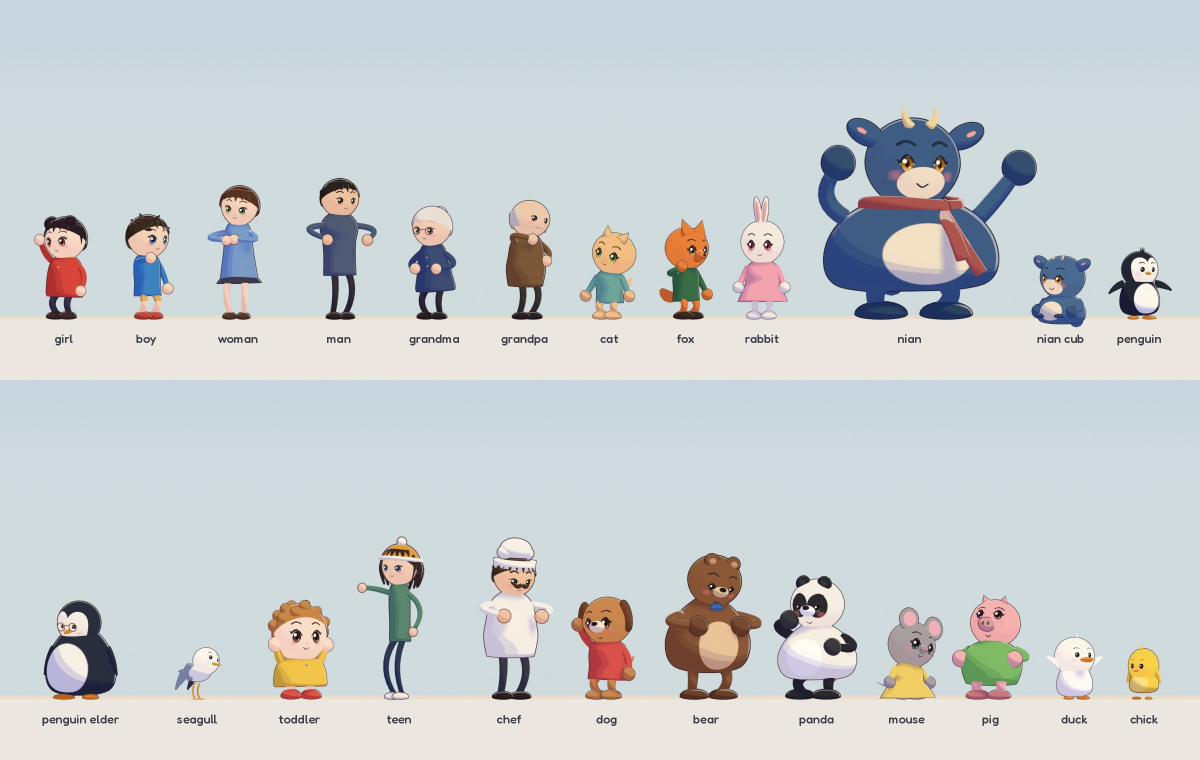
#> input picture assets/_shared/images/characters.jpg, 2400 x 1520 px (shown at 1/2 size)
$ python -i contact_sheet.py   (imports and definitions only)
#> lines starting #> are read from the running program, lines starting #| are printed output that depends on the picture
### src/common/settings.py
"""
settings.py - project settings for SilverGrass (pure standard library; Python 3.11+ incl. Blender's Python).

Precedence (later wins):
    DEFAULTS  <  [tool.silvergrass] in pyproject.toml  <  silvergrass.local.toml (optional, git-ignored)
    <  environment (SILVERGRASS_<SECTION>_<KEY>)

Usage:
    import settings
    settings.get("render", "slots")          # -> 2
    settings.tool("ffmpeg")                  # -> absolute path or the bare name (let the OS resolve it)
    settings.font("calligraphy")             # -> absolute path of a matching font file, or "" if none found
"""
import glob
import os
import shutil
import sys

try:
    import tomllib
except ModuleNotFoundError:          # Python < 3.11
    tomllib = None

ROOT = os.environ.get("SILVERGRASS_ROOT") or os.path.abspath(os.path.join(os.path.dirname(__file__), "..", ".."))

DEFAULTS = {
    "paths": {"out_dir": "out", "final_video": "assets/film/芒原决战_Final.mp4", "lock_dir": ""},
    "tools": {"blender": "", "ffmpeg": "", "ffprobe": "", "python": ""},
    "fonts": {"calligraphy": "", "weibei": "", "kaiti": "", "song": "", "ui": "", "mono": ""},
    "render": {"width": 1920, "height": 816, "preview_scale": 0.3333, "samples_final": 16, "samples_preview": 8,
               "motion_blur": True, "mb_shutter": 0.5, "mb_steps": 1, "mb_steps_sparks": 2, "mb_max_px": 40,
               "filter_size": 1.5, "shadow_pool_mb": 1024, "volumetric_tile": 8, "volumetric_samples": 64,
               "png_depth": "8", "png_compression": 15,
               "grass_density_final": 1.0, "grass_density_preview": 0.25, "grass_density_layout": 0.12,
               "slots": 2, "lock": True, "min_free_mem_gb": 4.5, "expected_seconds_per_frame": 12.0, "retries": 2,
               "watchdog_factor": 3.0, "watchdog_grace_s": 120.0, "progress_interval_s": 30.0,
               "tmp_max_age_s": 600.0},
    "video": {"delivery_width": 1920, "delivery_height": 1080, "codec": "libx264", "crf": 16, "preset": "slow",
              "pix_fmt": "yuv420p", "audio_bitrate": "320k", "preview_width": 960, "preview_height": 540,
              "preview_crf": 23, "preview_preset": "veryfast", "preview_audio_bitrate": "192k",
              "review_crf": 20, "review_audio_bitrate": "128k"},
    "audio": {"sample_rate": 48000, "target_lufs": -14.0, "true_peak_db": -1.0, "loudness_tolerance_lu": 1.0,
              "aac_pre_limiter_db": -2.5},
    "post": {"title_jobs": 0, "titles_lock_timeout_s": 900.0},
    "dev": {"demo_raise": False},
}

# conventional aliases that are honoured in addition to SILVERGRASS_<SECTION>_<KEY>
ENV_ALIASES = {("tools", "blender"): "BLENDER_BIN", ("tools", "ffmpeg"): "FFMPEG", ("tools", "ffprobe"): "FFPROBE"}


# [8 lines left out: function _coerce, not called in this run]


def _load_toml(path):
    if tomllib is None or not os.path.isfile(path):
        return {}
    with open(path, "rb") as fh:
        return tomllib.load(fh)


def _merge(base, extra):
    for sec, vals in (extra or {}).items():
        if isinstance(vals, dict):
            base.setdefault(sec, {}).update(vals)
    return base


def load(root=ROOT):
    data = {sec: dict(vals) for sec, vals in DEFAULTS.items()}
    _merge(data, _load_toml(os.path.join(root, "pyproject.toml")).get("tool", {}).get("silvergrass", {}))
    _merge(data, _load_toml(os.path.join(root, "silvergrass.local.toml")))
    for sec, vals in data.items():
        for key, val in list(vals.items()):
            env = os.environ.get(f"SILVERGRASS_{sec}_{key}".upper())
            if env is None and (sec, key) in ENV_ALIASES:
                env = os.environ.get(ENV_ALIASES[(sec, key)])
            if env is not None and env != "":
                vals[key] = _coerce(env, DEFAULTS.get(sec, {}).get(key, val))
    return data


SETTINGS = load()


def get(section, key, default=None):
    return SETTINGS.get(section, {}).get(key, default)


def path(section, key):
    """A settings path resolved against the repository root."""
    p = os.path.expanduser(str(get(section, key, "")))
    return p if (not p or os.path.isabs(p)) else os.path.join(ROOT, p)


# ------------------------------------------------------------------------------------------------ tools
_BLENDER_CANDIDATES = {
    "darwin": ["/Applications/Blender.app/Contents/MacOS/Blender",
               os.path.expanduser("~/Applications/Blender.app/Contents/MacOS/Blender")],
    "win32": sorted(glob.glob(r"C:\Program Files\Blender Foundation\Blender*\blender.exe"), reverse=True),
    "linux": ["/usr/bin/blender", "/snap/bin/blender", "/opt/blender/blender"],
}


def tool(name):
    """Absolute path of an external tool: settings/env override, then PATH, then standard install locations.
    Falls back to the bare name so a missing tool fails with a clear 'not found' at call time."""
#> called with name = 'blender'
    explicit = get("tools", name, "")
    if explicit:
        return os.path.expanduser(explicit)
    if name == "python":            # the project's interpreter (numpy/scipy/matplotlib), also when called from Blender
        for cand in (os.path.join(ROOT, ".venv", "Scripts", "python.exe"), os.path.join(ROOT, ".venv", "bin", "python")):
            if os.path.exists(cand):
                return cand
        return shutil.which("python3") or shutil.which("python") or sys.executable
    found = shutil.which(name)
    if found:
        return found
    if name == "blender":
        for cand in _BLENDER_CANDIDATES.get(sys.platform if sys.platform in _BLENDER_CANDIDATES else "linux", []):
            if os.path.exists(cand):
                return cand
    return name


# ------------------------------------------------------------------------------------------------ fonts
FONT_CANDIDATES = {
    "calligraphy": ["Xingkai.ttc", "STXINGKA.TTF", "ZhiMangXing-Regular.ttf", "MaShanZheng-Regular.ttf",
                    "LiuJianMaoCao-Regular.ttf", "LXGWWenKai-Regular.ttf"],
    "weibei": ["WeibeiSC-Bold.otf", "WeibeiTC-Bold.otf", "STXINWEI.TTF", "MaShanZheng-Regular.ttf",
               "LXGWWenKai-Bold.ttf", "LXGWWenKai-Regular.ttf"],
    "kaiti": ["Kaiti.ttc", "STKAITI.TTF", "simkai.ttf", "LXGWWenKai-Regular.ttf", "NotoSerifCJK-Regular.ttc",
              "NotoSerifSC-Regular.otf"],
    "song": ["Songti.ttc", "STSONG.TTF", "simsun.ttc", "NotoSerifCJK-Regular.ttc", "NotoSerifSC-Regular.otf",
             "LXGWWenKai-Regular.ttf"],
    "ui": ["Arial.ttf", "arial.ttf", "Helvetica.ttc", "DejaVuSans.ttf", "LiberationSans-Regular.ttf",
           "NotoSans-Regular.ttf"],
    "mono": ["Menlo.ttc", "consola.ttf", "DejaVuSansMono.ttf", "LiberationMono-Regular.ttf",
             "NotoSansMono-Regular.ttf"],
}


def _font_dirs():
    home = os.path.expanduser("~")
    dirs = [os.path.join(ROOT, "assets", "fonts")]
    if sys.platform == "darwin":
        dirs += ["/System/Library/Fonts", "/System/Library/Fonts/Supplemental", "/Library/Fonts",
                 os.path.join(home, "Library", "Fonts")]
        dirs += glob.glob("/System/Library/AssetsV2/com_apple_MobileAsset_Font*/*/AssetData")
    elif sys.platform == "win32":
        dirs += [os.path.join(os.environ.get("WINDIR", r"C:\Windows"), "Fonts"),
                 os.path.join(os.environ.get("LOCALAPPDATA", ""), "Microsoft", "Windows", "Fonts")]
    else:
        dirs += ["/usr/share/fonts", "/usr/local/share/fonts", os.path.join(home, ".fonts"),
                 os.path.join(home, ".local", "share", "fonts")]
    return [d for d in dirs if d and os.path.isdir(d)]


_FONT_INDEX = None


def _font_index():
    global _FONT_INDEX
    if _FONT_INDEX is None:
        _FONT_INDEX = {}
        for d in _font_dirs():
            for dirpath, _dirs, files in os.walk(d):
                for fn in files:
                    _FONT_INDEX.setdefault(fn.lower(), os.path.join(dirpath, fn))
    return _FONT_INDEX


def font(role):
    """Font file for a role ('calligraphy' | 'weibei' | 'kaiti' | 'song' | 'ui' | 'mono'): the settings/env value if set,
    else the first known candidate found on this machine, else ''."""
    explicit = get("fonts", role, "")
    if explicit:
        return os.path.expanduser(explicit)
    idx = _font_index()
    for name in FONT_CANDIDATES.get(role, []):
        hit = idx.get(name.lower())
        if hit:
            return hit
    return ""

### src/tools/contact_sheet.py
"""
contact_sheet.py - tile rendered frames into one labelled sheet (frame number + cut id) for review.

    .venv/bin/python src/tools/contact_sheet.py out/previews/act1b/preview --every 12 \
        [--events out/lanes/act1b/events.json] [--start N --end M] [--cols 8] [--width 320]
        [--boost EV | --auto-boost] [--title TEXT] [--out sheet.png]

Cut ids come from the 'cuts' list of an events.json (build output); without it the config shot id is used.
--boost EV brightens every tile by EV stops (linear light); --auto-boost lifts only dark tiles (storm frames:
mean luminance < 0.08) towards 0.18 (<= +3 EV) and prints the applied boost on the tile so nobody mistakes it
for the real exposure.  Importable: make_sheet(paths_or_dir, out, ...) -> out path.
"""
import argparse
import json
import math
import os
import re
import sys

import numpy as np
from PIL import Image, ImageDraw, ImageFont

ROOT = (__import__("os").environ.get("SILVERGRASS_ROOT") or str(next(p for p in __import__("pathlib").Path(__file__).resolve().parents if (p / "src" / "common" / "config.py").is_file())))   # repo root (portable)
sys.path.insert(0, os.path.join(ROOT, "src", "common"))
import config  # noqa: E402

FRAME_RE = re.compile(r"(?<![\d.])(\d{4,6})\.png$")
FONT_PATHS = (config.FONT_MONO, config.FONT_UI)     # settings [fonts] mono / ui (auto-detected; "" if none)


# [40 lines left out: functions font, list_frames, cut_lookup, not called in this run]


def _to_lin(a):
    return np.where(a <= 0.04045, a / 12.92, ((a + 0.055) / 1.055) ** 2.4)


def _to_srgb(a):
    a = np.clip(a, 0.0, 1.0)
    return np.where(a <= 0.0031308, a * 12.92, 1.055 * a ** (1 / 2.4) - 0.055)


# [12 lines left out: functions luminance, boost, not called in this run]


def make_sheet(src, out, every=1, start=None, end=None, frames=None, cols=6, width=320, ev=0.0, auto=False,
               events=None, title=None):
    """Build the sheet from a frame directory (or {frame: path}); returns out path."""
    fmap = list_frames(src) if isinstance(src, str) else dict(src)
    sel = [f for f in fmap if (start is None or f >= start) and (end is None or f <= end)]
    if frames:
        sel = [f for f in sel if f in set(frames)]
    elif every > 1 and sel:
        base = sel[0]
        sel = [f for f in sel if (f - base) % every == 0] or sel[:1]
    if not sel:
        raise SystemExit(f"contact_sheet: no frames in {src}")
    cut_of = cut_lookup(events)
    first = Image.open(fmap[sel[0]])
    h = max(1, round(width * first.height / first.width))
    lab_h = max(14, width // 16)
    fnt, fnt_t = font(lab_h - 3), font(22)
    rows = math.ceil(len(sel) / cols)
    top = 34 if title else 0
    sheet = Image.new("RGB", (cols * width + (cols + 1) * 4, top + rows * (h + lab_h + 4) + 4), (18, 18, 20))
    d = ImageDraw.Draw(sheet)
    if title:
        d.text((8, 6), title, fill=(235, 235, 235), font=fnt_t)
    for i, fr in enumerate(sel):
        im = Image.open(fmap[fr]).convert("RGB").resize((width, h), Image.LANCZOS)
        applied = ev
        if auto:
            lum = luminance(im)
            if lum < 0.08:
                applied = ev + min(3.0, math.log2(0.18 / max(lum, 1e-4)))
        im = boost(im, applied)
        x = 4 + (i % cols) * (width + 4)
        y = top + 4 + (i // cols) * (h + lab_h + 4)
        sheet.paste(im, (x, y))
        d.rectangle([x, y + h, x + width - 1, y + h + lab_h - 1], fill=(0, 0, 0))
        label = f"{fr:05d}  {cut_of(fr)}" + (f"  +{applied:.1f}EV" if applied else "")
        d.text((x + 4, y + h + 1), label, fill=(255, 220, 120) if applied else (230, 230, 230), font=fnt)
    os.makedirs(os.path.dirname(os.path.abspath(out)), exist_ok=True)
    sheet.save(out)
    print(f"[contact_sheet] {len(sel)} frames -> {out} ({sheet.width}x{sheet.height})")
    return out


# [19 lines left out: function main, not called in this run]


# [2 lines not run here, left out]

>>> import cv2
>>> picture = cv2.imread('../../assets/_shared/images/characters.jpg', cv2.IMREAD_GRAYSCALE)
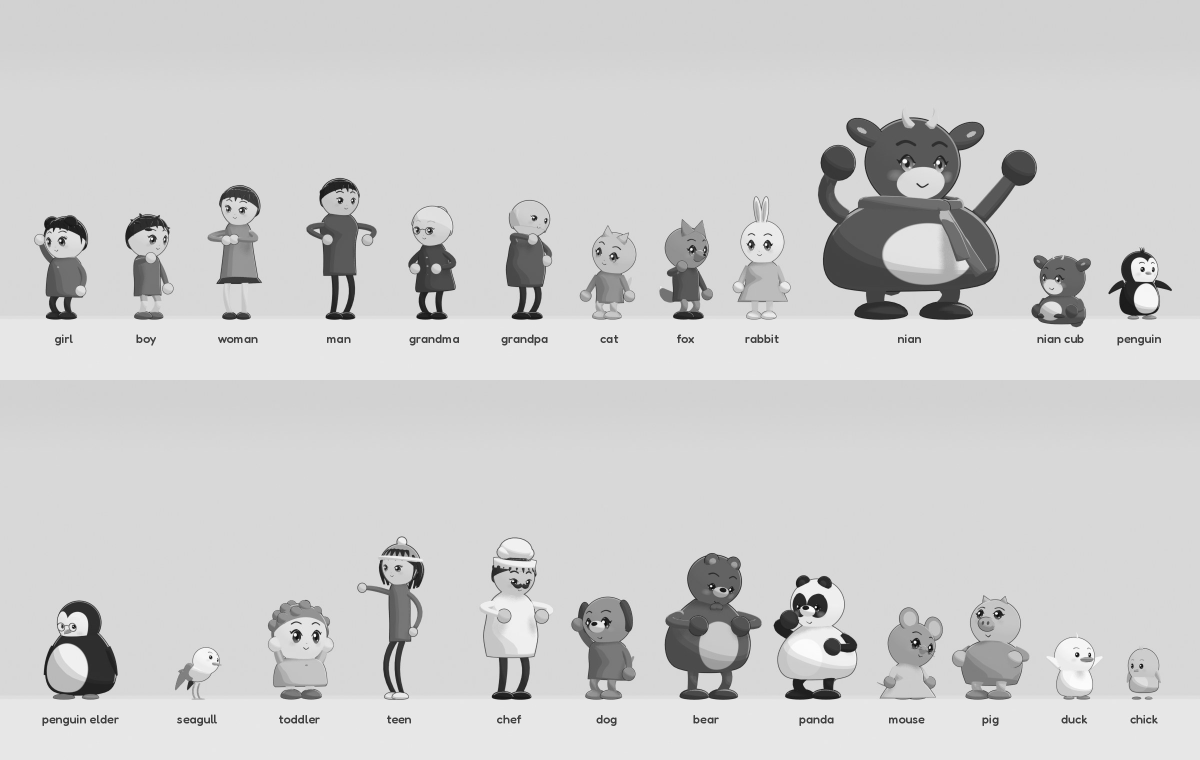
#> picture: shape (1520, 2400) (shown at 1/2 size); min 0, max 255, mean 206.1
>>> result = make_sheet(picture, 'out.png')
#> (the run stopped early here; a loop or call above may not have finished)
